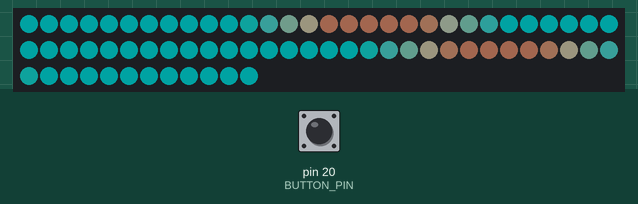
A sketch run on a simulated Arduino Mega 2560, built with avr-gcc and run on an emulated ATmega2560. On the bench: 72 RGB LEDs in strip order, left to right, continuing on the next row. The test bench sets the inputs (shaded band); at power-on: pin 20 (BUTTON_PIN) HIGH. Dim RGB values are drawn brighter than linear.

Above: at 4.2 s.
4.3 s: pin 20 (BUTTON_PIN) pulled LOW for 0.15 s
At 4.7 s:
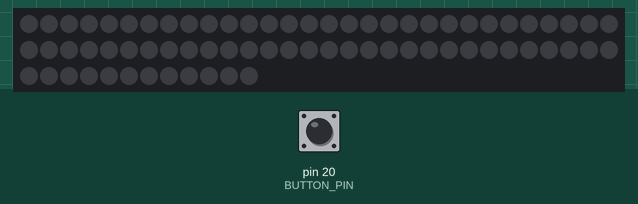
At 5.2 s:
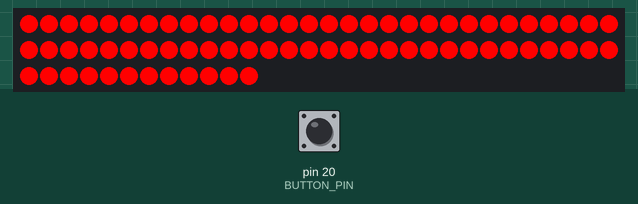
Timing chart, 0 to 7.3 s (numbered marks = the images above; inputs shaded):
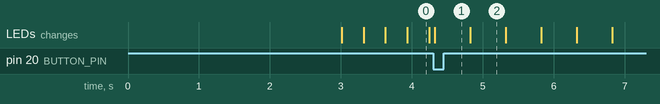

The sketch:

bloodflow.ino
```cpp
#include <FastLED.h>
#include <JC_Button.h>

#define DATA_PIN    22
#define NUM_LEDS    72
#define BRIGHTNESS  255
#define BUTTON_PIN  20

#define FRAMES_PER_SECOND  60

CRGB leds[NUM_LEDS];

CRGBPalette16 bloodPalette;

Button alertBtn(BUTTON_PIN);

byte offset = 0;

void setup()
{
  delay(3000);

  Serial.begin(9600);

  FastLED.addLeds<NEOPIXEL, DATA_PIN>(leds, NUM_LEDS).setCorrection(TypicalLEDStrip);
  FastLED.setBrightness(BRIGHTNESS);
  FastLED.clear();
  FastLED.show();


  bloodPalette[0] = CRGB::Cyan;
  bloodPalette[1] = CRGB::Cyan;
  bloodPalette[2] = CRGB::Cyan;
  bloodPalette[3] = CRGB::Cyan;
  bloodPalette[4] = CRGB::Cyan;
  bloodPalette[5] = CRGB::Cyan;
  bloodPalette[6] = CRGB::LightSalmon;
  bloodPalette[7] = CRGB::LightSalmon;
  bloodPalette[8] = CRGB::Cyan;
  bloodPalette[9] = CRGB::Cyan;
  bloodPalette[10] = CRGB::Cyan;
  bloodPalette[11] = CRGB::Cyan;
  bloodPalette[12] = CRGB::Cyan;
  bloodPalette[13] = CRGB::Cyan;
  bloodPalette[14] = CRGB::LightSalmon;
  bloodPalette[15] = CRGB::LightSalmon;

  alertBtn.begin();

}

void loop()
{

  for (uint16_t i = 0; i < NUM_LEDS; i++) {
    leds[i] = ColorFromPalette(bloodPalette, (i*255)/NUM_LEDS + offset);
    leds[i].fadeLightBy(220);
  }

  FastLED.show();

  FastLED.delay(1000/FRAMES_PER_SECOND);

  offset++;

  alertBtn.read();

  if (alertBtn.wasPressed()) {
    alert();
  }

}

void alert()
{

  fill_solid(leds, NUM_LEDS, CRGB::Black);
  FastLED.delay(500);

  for (byte i=0; i<=2; i++) {
    fill_solid(leds, NUM_LEDS, CRGB::Red);
    FastLED.delay(500);
    fill_solid(leds, NUM_LEDS, CRGB::Black);
    FastLED.delay(500);

  }

}
```

Measured:
- after the input at 4.3 s, the LEDs: change at once (image 1)
- what the display in image 2 shows lasts 0.5 s, from 4.8 s to 5.3 s
